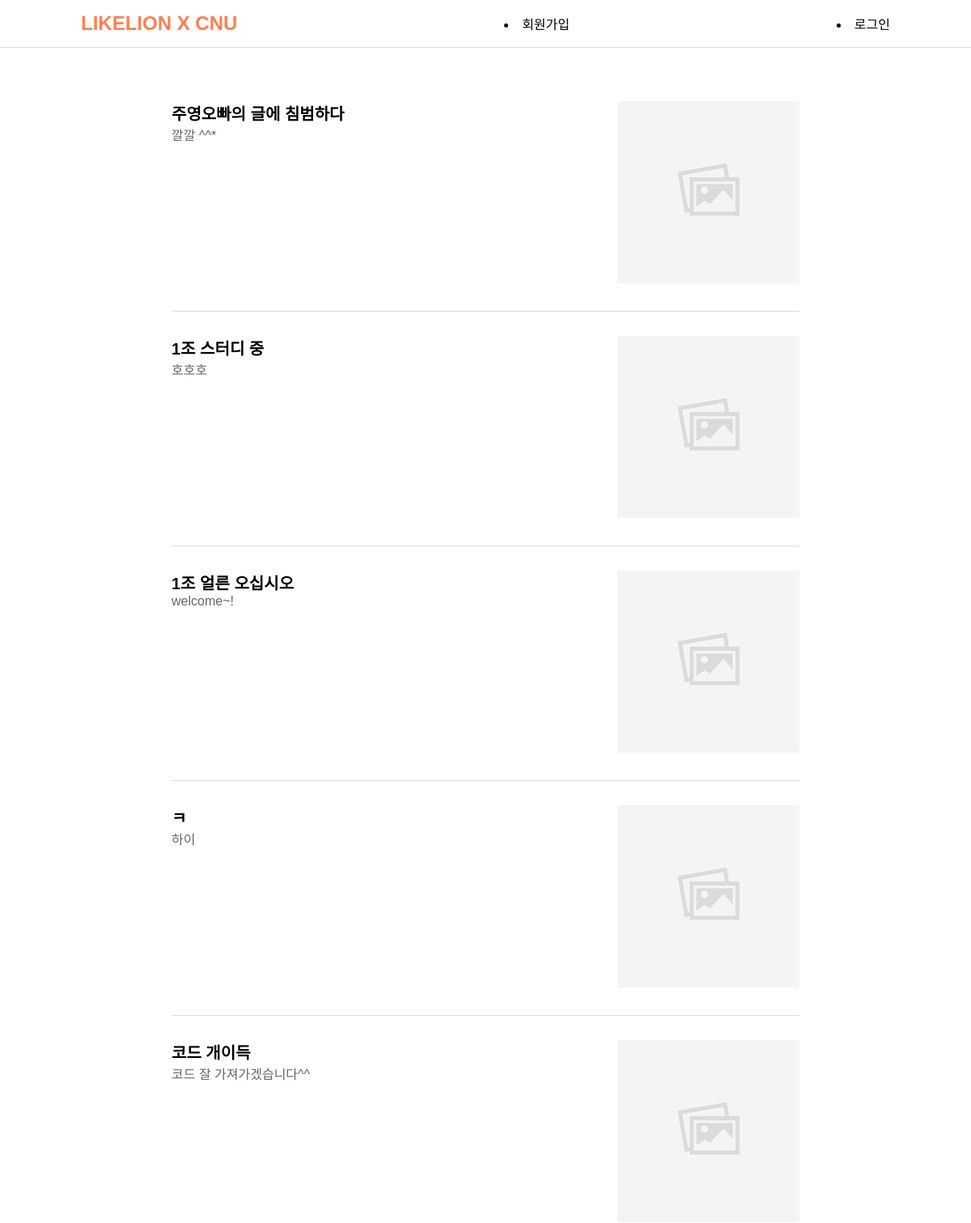
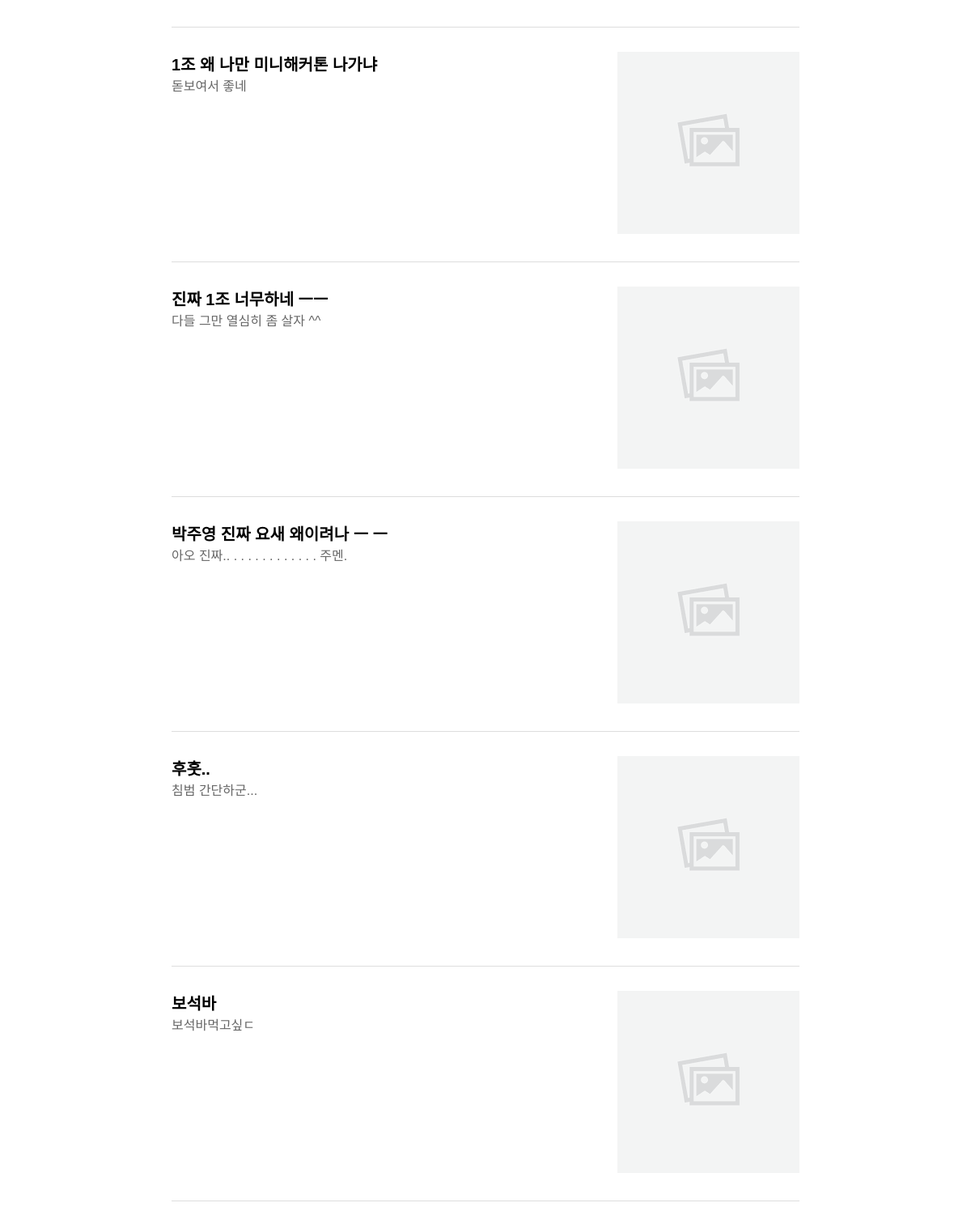
The page / on the database its author committed (2 pictures, top to bottom).
### post/models.py (models this page shows, shortened)
class Post(models.Model):
    title = models.CharField(max_length=50)
    body = models.TextField()
    pub_date = models.DateTimeField("data published")
    image = models.ImageField(upload_to='images/', blank=True)

### post/views.py (the view)
# urls.py: 2. Add a URL to urlpatterns:  path('', views.home, name='home')
def home(request):
    posts = Post.objects.all()
    return render(request,'home.html',{'posts':posts})

### post/templates/home.html (shortened to what this page needs)
{% extends 'base.html' %}
{% load staticfiles %}
{% block css_content %}
    <link rel="stylesheet" href="{% static 'home.css' %}">
{% endblock  %}
{% block content %}
{% for post in posts %}
<a href="{% url 'read' post.id %}">
    <div class="post-items">
        <div class="post-items-body">
            <span class="post-title">{{ post.title }}</span>
            <span class="post-body">{{ post.body }}</span>
        </div>
        <div class="post-items-img">
            <span class="post-img">
                {% if post.image %}
                <img src="{{ post.image.url }}" alt="">
                {% else %}
                <img src="{% static 'no-image.png' %}" alt="">
                {% endif %}
            </span>
        </div>
    </div>
</a>
{% endfor %}
{% endblock %}

### longtimenosee/templates/base.html (shortened to what this page needs)
{% load staticfiles %}
<!DOCTYPE html>
<html lang="en">
<head>
    <link href="https://unpkg.com/material-components-web@latest/dist/material-components-web.min.css" rel="stylesheet">
    <link rel="stylesheet" href="{% static 'base.css' %}">
    {% block css_content %}
    {% endblock %}
    <link rel="stylesheet" href="{% static 'new.css' %}">
    <link rel="stylesheet" href="{% static 'read.css' %}">
<body>
    <nav class="navigator">
        <div class="nav-content">
            <a class="nav-title" href="{% url 'home' %}">
                <h2>LIKELION X CNU</h2>
            </a>
            {% if user.is_authenticated %}
            <ul class="nav-ul">
                <li> 환영합니다. {{ user.username }} 님!<li>
                <li><a href="{% url 'new' %}">글쓰기</a></li>
                <li><a href="{% url 'home' %}">글목록</a></li>
                <li><a href="javascript:{document.getElementById('logout').submit()}">Logout</a>
                    <form id="logout" method="POST" action="{% url 'logout' %}">{% csrf_token %} <input type="hidden" />
                            </form></li>
            {% else %}
                <li><a href="{% url 'signup' %}">회원가입</a></li>
                <li><a href="{% url 'login' %}">로그인</a></li>
            {% endif %}
        </div>
    </nav>
    <div class="container">
        <div class="content">
            {% block content %}
            {% endblock %}
        </div>
    </div>
</body>
</html>

### longtimenosee/static/base.css (style rules this page uses)
* { font-family: 'Noto Sans KR', sans-serif; box-sizing: border-box; }
body, li, ul, nav, h1, h2, input, button { font-family: inherit; margin: 0; padding: 0; }
a { text-decoration: none; color: #000; }
.navigator { background-color: white; position: fixed; top: 0; width: 100%; border-bottom: 1px solid rgb(221, 221, 221); }
.nav-content { display: flex; justify-content: space-between; align-items: center; margin: 15px 100px; }
.nav-title { text-decoration: none; color: coral; }
.container { margin: 95px 100px; }

### post/static/home.css (style rules this page uses)
.post-items { display: flex; flex-direction: row; justify-content: space-between; border-bottom: 1px solid rgb(221, 221, 221); padding: 30px 0px; min-height: 200px; overflow: hidden; margin: 0px 7em; }
.post-title { display: block; font-weight: bold; font-size: 1.25rem; }
.post-body { float: left; overflow: hidden; font-size: 1rem; font-weight: 400; color: #666; }
.post-items-img { display: flex; align-items: center; margin-left: 30px; }
.post-img img { max-width: 300px; max-height: 300px; }

### rows shown on the page
Post: title "주영오빠의 글에 침범하다", body "깔깔 ^^*"
Post: title "1조 스터디 중", body "호호호"
Post: title "1조 얼른 오십시오", body "welcome~!"
Post: title "ㅋ", body "하이"
Post: title "코드 개이득", body "코드 잘 가져가겠습니다^^"
Post: title "1조 왜 나만 미니해커톤 나가냐", body "돋보여서 좋네"
Post: title "진짜 1조 너무하네 ㅡㅡ", body "다들 그만 열심히 좀 살자 ^^"
Post: title "박주영 진짜 요새 왜이려나 ㅡ ㅡ", body "아오 진짜.. . . . . . . . . . . . . 주멘."
Post: title "후훗..", body "침범 간단하군..."
Post: title "보석바", body "보석바먹고싶ㄷ"
